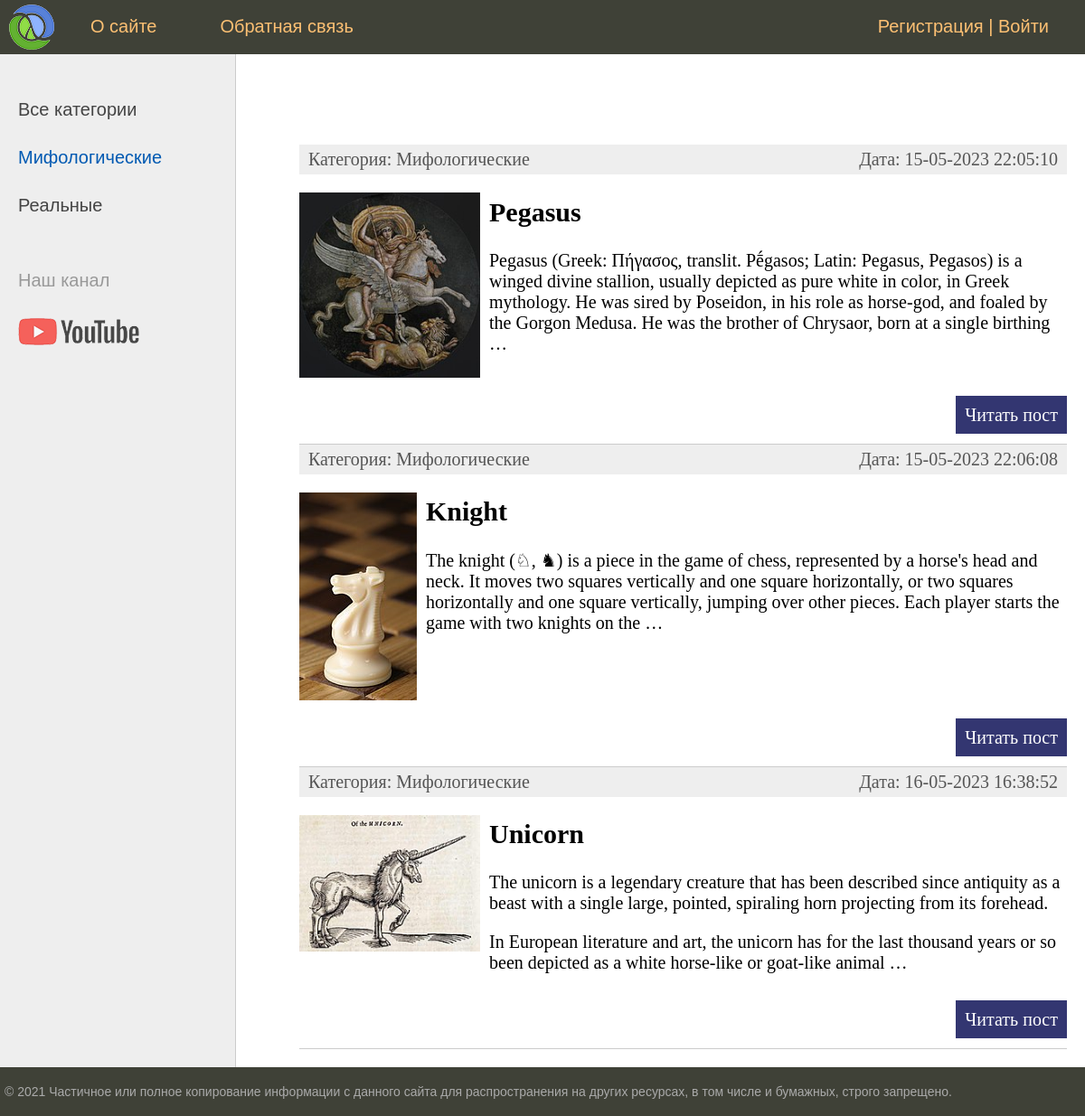
Page /category/mifologicheskie/ on the committed database.
### horses/models.py (models this page shows, shortened)
class Category(models.Model):
    name = models.CharField(max_length=100, db_index=True, verbose_name='Категория')
    slug = models.SlugField(max_length=255, unique=True, db_index=True, verbose_name='URL')
    class Meta:
        verbose_name = 'Категория'
        verbose_name_plural = 'Категории'
        ordering = ['id']
    def __str__(self):
        return self.name
    def get_absolute_url(self):
        return reverse('category', kwargs={'cat_slug': self.slug})

class Horses(models.Model):
    title = models.CharField(max_length=255, verbose_name='Заголовок')
    slug = models.SlugField(max_length=255, unique=True, db_index=True, verbose_name='URL')
    content = models.TextField(blank=True, verbose_name='Текст статьи')
    photo = models.ImageField(upload_to='photos/%Y/%m/%d', verbose_name='Фото')
    time_create = models.DateTimeField(auto_now_add=True, verbose_name='Время создания')
    time_update = models.DateTimeField(auto_now=True, verbose_name='Время изменения')
    is_published = models.BooleanField(default=True, verbose_name='Публикация')
    cat = models.ForeignKey('Category', on_delete=models.PROTECT, verbose_name='Категории')
    def get_absolute_url(self):
        return reverse('post', kwargs={'post_slug': self.slug})
    class Meta:
        verbose_name = 'Крутые лошади'
        verbose_name_plural = 'Крутые лошади'
        ordering = ['time_create', 'title']

### horses/views.py (the view)
# urls.py: path('category/<slug:cat_slug>/', HorsesCategory.as_view(), name='category'),
class HorsesCategory(DataMixin, ListView):
    model = Horses
    template_name = 'horses/index.html'
    context_object_name = 'posts'
    allow_empty = False
    def get_queryset(self):
        return Horses.objects.filter(cat__slug=self.kwargs['cat_slug'], is_published=True).select_related('cat')
    def get_context_data(self, *, object_list=None, **kwargs):
        context = super().get_context_data(**kwargs)
        c = Category.objects.get(slug=self.kwargs['cat_slug'])
        c_def = self.get_user_context(title='Категория - ' + str(c.name),
                                      cat_selected=c.pk)
        return dict(list(context.items()) + list(c_def.items()))

### horses/utils.py (called while the page is built)
    def get_user_context(self, **kwargs):
        context = kwargs
        cats = cache.get('cats')
        if not cats:
            cats = Category.objects.annotate(Count('horses'))
            cache.set('cats', cats, 60)
        user_menu = menu.copy()
        if not self.request.user.is_authenticated:
            user_menu.pop(1)
        context['menu'] = user_menu
        context['cats'] = cats
        if 'cat_selected' not in context:
            context['cat_selected'] = 0
        return context

### horses/templates/horses/index.html (shortened to what this page needs)
{% extends 'horses/base.html' %}
{% block content %}
<ul class="list-articles">
	{% for p in posts %}
			<li><div class="article-panel">
	<p class ="first">Категория: {{p.cat}}</p>
	<p class ="last">Дата: {{p.time_update|date:"d-m-Y H:i:s"}}</p>
</div>
{% if p.photo %}
				<p><img class="img-article-left thumb" src="{{p.photo.url}}"></p>
{% endif %}
				<h2>{{p.title}}</h2>
	{% autoescape on %}
	{{p.content|linebreaks|truncatewords:50}}
	{% endautoescape %}
			<p class="link-read-post"><a href="{{ p.get_absolute_url }}">Читать пост</a></p>
			</li>
	{% endfor %}
</ul>
{% endblock %}

### horses/templates/horses/base.html (shortened to what this page needs)
<!DOCTYPE html>
{% load static %}
{% load horses_tags %}
<html>
<head>
	<link type="text/css" href="{% static 'horses/css/styles.css' %}" rel="stylesheet" />
</head>
<body>
<table class="table-page" border=0 cellpadding="0" cellspacing="0">
<tr><td valign=top>
{% block mainmenu %}
		<div class="header">
			<ul id="mainmenu" class="mainmenu">
			<li class="logo"><a href="{% url 'home' %}"><div class="logo"></div></a></li>
{% for m in menu %}
			<li><a href="{% url m.url_name %}">{{m.title}}</a></li>
{% endfor %}
				{% if request.user.is_authenticated %}
				<li class="last"> {{user.username}} | <a href="{% url 'logout' %}">Выйти</a></li>
				{% else %}
				<li class="last"><a href="{% url 'register' %}">Регистрация</a> | <a href="{% url 'login' %}">Войти</a></li>
				{% endif %}
			</ul>
		</div>
{% endblock mainmenu %}
<table class="table-content" border=0 cellpadding="0" cellspacing="0">
<tr>
	<td valign="top" class="left-chapters">
	<ul id="leftchapters">
{% if cat_selected == 0 %}
		<li class="selected">Все категории</li>
{% else %}
		<li><a href="{% url 'home' %}">Все категории</a> </li>
{% endif %}
{% for c in cats %}
{% if c.horses__count > 0 %}
	{% if c.pk == cat_selected %}
		<li class="selected">{{c.name}}</li>
	{% else %}
		<li><a href="{{ c.get_absolute_url }}">{{c.name}}</a></li>
	{% endif %}
{% endif %}
{% endfor %}
		<li class="share">
		<p>Наш канал</p>
		<a class="share-yt" href="https://www.youtube.com/@DiscoverTheHorse" target="_blank" rel="nofollow"></a>
		</li>
	</ul>
</td>
<td valign="top" class="content">
	<div class="content-text">
{% block content %}
{% endblock %}
	</div>
</td></tr></table>
</td></tr>
<tr><td valign=top>
	<div id="footer">
		<p>&copy; 2021 Частичное или полное копирование информации с данного сайта для распространения на других ресурсах, в том числе и бумажных, строго запрещено.</p>
	</div>
</td></tr></table>
</body>
</html>

### horses/static/horses/css/styles.css (style rules this page uses)
html, body { font-family: 'Arial'; margin: 0; padding: 0; height: 100%; width: 100%; color: #444; }
a { color: #0059b2; text-decoration: none; }
img { max-width: 600px; height: auto; }
img.img-article-left { max-width: 400px; height: auto; float: left; padding: 0 10px 10px 0; }
img.img-article-left.thumb { max-width: 200px; height: auto; }
p.link-read-post { text-align: right; }
p.link-read-post a { padding: 10px; min-width: 100px; background: #333671; color: #fff; text-decoration: none; }
div.article-panel { background: #eee; padding: 5px 10px 5px 10px; box-sizing border-box; overflow: hidden; color: #555; }
div.article-panel p.first { margin: 0; float: left; }
div.article-panel p.last { margin: 0; float: right; }
ul.list-articles { list-style: none; margin: 0; padding: 0; }
ul.list-articles li { border-bottom: 1px solid #ccc; }
.table-page { width: 100%; height: 100%; vertical-align: top; }
.table-page tr { height: 100%; }
.header { background: #3F4137; height: 60px; }
.logo { background: url('../images/logo.png') no-repeat 10px 5px; width: 70px; height: 60px; }
ul.mainmenu { list-style: none; margin: 0; padding: 0; height: 60px; color: #fdc073; font-size: 20px; overflow: hidden; }
ul.mainmenu li { float: left; margin: 18px 40px 0 30px; }
ul.mainmenu li.logo { margin: 0; }
ul.mainmenu li.last { float: right; }
ul.mainmenu li a { color: #fdc073; text-decoration: none; }
.table-content { width: 100%; min-height: 100%; height: 100%; }
.left-chapters { margin: 0; background: #eee; border-right: 1px solid #ccc; min-height: 100%; }
.left-chapters ul { width: 230px; min-height: 100%; margin: 0; padding: 20px 10px 10px 20px; list-style: none; font-size: 20px; }
.left-chapters ul li { margin: 30px 0 0 0; color: #999; }
.left-chapters ul li.selected { color: #0059b2; }
.left-chapters ul li a { color: #444; text-decoration: none; }
.left-chapters ul li.share { margin: 60px 0 0 0; }
.left-chapters ul li.share p { margin: 30px 0 30px 0; }
.left-chapters ul li.share a { display: inline-block; width: 40px; height: 40px; margin: 0 20px 0 0; }
.left-chapters ul li.share a.share-yt { width: 100%; height: 30px; background: url('../images/share_yt.png') no-repeat 0 0 }
.content { padding: 40px 20px 20px 40px; width: 100%; box-sizing: border-box; }
.content-text { margin: 60px 0 0 30px; color: #000; font-size: 20px; font-family: Yandex Sans Display Light; }
#footer { box-sizing: border-box; background: #3F4137; padding: 5px; color: #aaa; font-size: 14px; font-family: Verdana, Geneva, Arial, Helvetica; text-align: left; overflow: hidden; }

### rows in the picture
Category: name "Мифологические"
Category: name "Реальные"
Horses: cat "Мифологические", time_update "15-05-2023 22:05:10", photo (picture), title "Pegasus", content "Pegasus (Greek: Πήγασος, translit. Pḗgasos; Latin: Pegasus, Pegasos) is a winged divine stallion, usually depicted as pure white in color, in Greek mythology. He was sired by Poseidon, in his role as horse-god, and foaled by the Gorgon Medusa. He was the brother of Chrysaor, born at a single birthing …"
Horses: cat "Мифологические", time_update "15-05-2023 22:06:08", photo (picture), title "Knight", content "The knight (♘, ♞) is a piece in the game of chess, represented by a horse's head and neck. It moves two squares vertically and one square horizontally, or two squares horizontally and one square vertically, jumping over other pieces. Each player starts the game with two knights on the …"
Horses: cat "Мифологические", time_update "16-05-2023 16:38:52", photo (picture), title "Unicorn", content "The unicorn is a legendary creature that has been described since antiquity as a beast with a single large, pointed, spiraling horn projecting from its forehead. In European literature and art, the unicorn has for the last thousand years or so been depicted as a white horse-like or goat-like animal …"

### other values in the picture
{{ m.title }} "О сайте" "Обратная связь"
